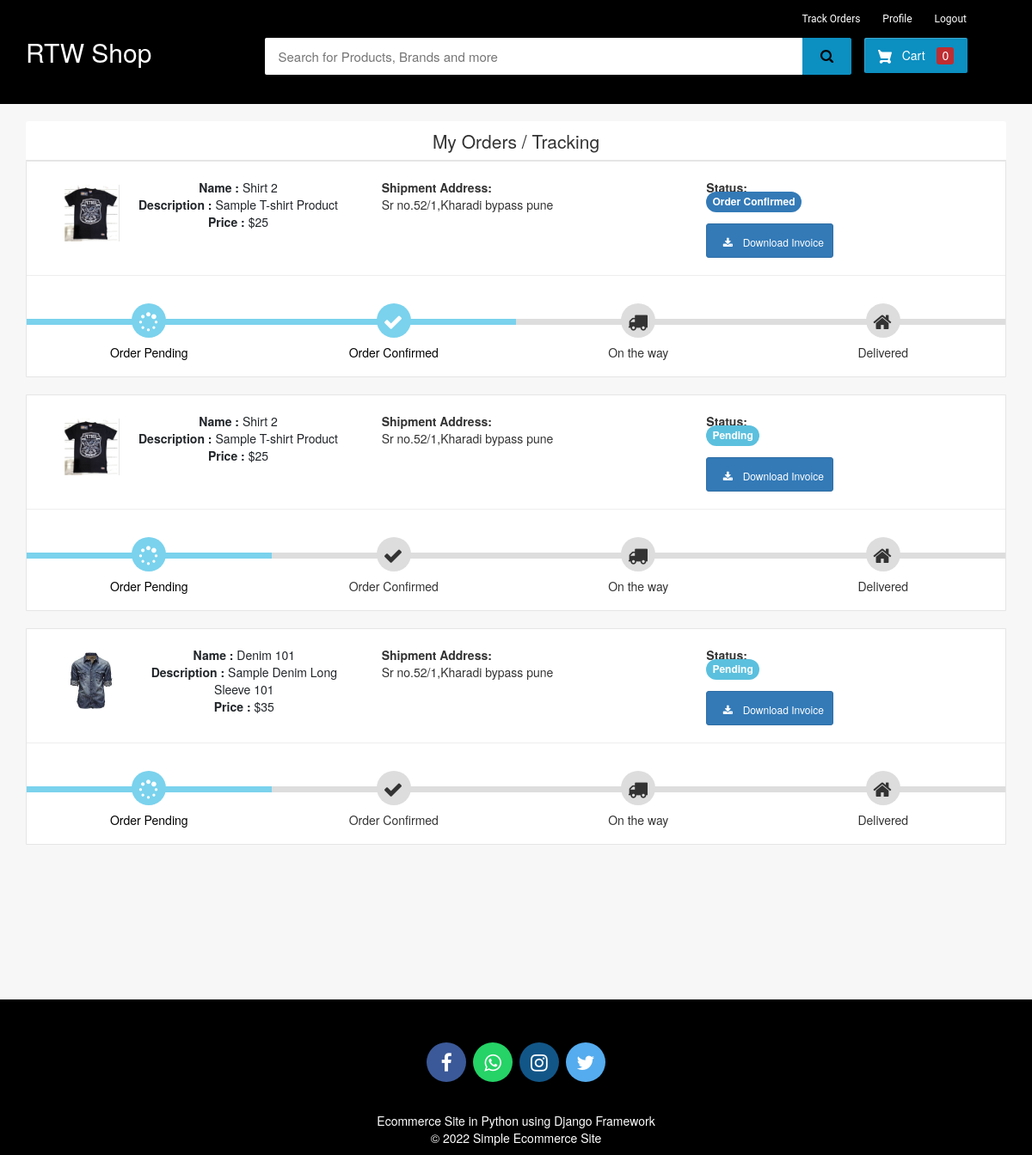
Screenshot of /my-order (signed in) with the database file from the repository.
### ecom/models.py (models this page shows, shortened)
class Product(models.Model):
    name=models.CharField(max_length=40)
    product_image= models.ImageField(upload_to='product_image/',null=True,blank=True)
    price = models.PositiveIntegerField()
    description=models.CharField(max_length=40)

class Orders(models.Model):
    STATUS =(
        ('Pending','Pending'),
        ('Order Confirmed','Order Confirmed'),
        ('Out for Delivery','Out for Delivery'),
        ('Delivered','Delivered'),
    )
    customer=models.ForeignKey('Customer', on_delete=models.CASCADE,null=True)
    product=models.ForeignKey('Product',on_delete=models.CASCADE,null=True)
    email = models.CharField(max_length=50,null=True)
    address = models.CharField(max_length=500,null=True)
    mobile = models.CharField(max_length=20,null=True)
    order_date= models.DateField(auto_now_add=True,null=True)
    status=models.CharField(max_length=50,null=True,choices=STATUS)

### ecom/views.py (the view)
# urls.py: path('my-order', views.my_order_view,name='my-order'),
@login_required(login_url='customerlogin')
@user_passes_test(is_customer)
def my_order_view(request):
    customer=models.Customer.objects.get(user_id=request.user.id)
    orders=models.Orders.objects.all().filter(customer_id = customer)
    ordered_products=[]
    for order in orders:
        ordered_product=models.Product.objects.all().filter(id=order.product.id)
        ordered_products.append(ordered_product)
    return render(request,'ecom/my_order.html',{'data':zip(ordered_products,orders)})

### ecom/views.py (called while the page is built)
def is_customer(user):
    return user.groups.filter(name='CUSTOMER').exists()

### templates/ecom/my_order.html (shortened to what this page needs)
{% extends 'ecom/customer_base.html' %} {% load static %} {% block content %}
<br>
<div class="container">
    <header class="card-header" style="text-align:center; font-size: 21px"> My Orders / Tracking </header>
    {% for products,order in data %}
    <article class="card">
        <div class="card-body">
            <ul class="row" style="margin-left:20px;margin-top:20px;">
                <li class="col-md-4">
                    <figure class="itemside mb-3">
                        {%for product in products%}
                        <div class="aside"><img src="{% static product.product_image.url %}" class="img-sm border"></div>
                        <figcaption class="info align-self-center">
                            <p class="title"><strong>Name : </strong>{{product.name}} <br> <strong>Description : </strong>{{product.description}} <br> <strong>Price : </strong>${{product.price}}</p>
                        </figcaption>
                    </figure>
                </li>
                <li class="col-md-4">
                    <div class="col"> <strong>Shipment Address:</strong> <br> {{order.address}}</div>
                </li>
                <li class="col-md-4">
                    <div class="col"> <strong>Status:</strong> <br> {% if order.status == 'Pending'%}
                        <td> <span class="label label-info" style="font-size: 12px; border-radius: 30px;">{{order.status}}</span></td>
                        {% elif order.status == 'Delivered' %}
                        <td> <span class="label label-success" style="font-size: 12px; border-radius: 30px;">{{order.status}}</span></td>
                        {% elif order.status == 'Out for Delivery' %}
                        <td> <span class="label label-default" style="font-size: 12px; border-radius: 30px;">{{order.status}}</span></td>
                        {%else%}
                        <td> <span class="label label-primary" style="font-size: 12px; border-radius: 30px;">{{order.status}}</span></td>
                        {%endif%}
                    </div> <br>
                    <a class="btn btn-primary btn-sm rounded-0" style="text-decoration:none;" href="{% url 'download-invoice' order.id product.id  %}" target="_blank"><i class="fa fa-download " style="font-size: 12px;height:auto"></i> Download Invoice</a>
                </li>
                {%endfor%}
            </ul>
            <hr>
            <div class="track">
                {%if order.status == 'Pending' %}
                <div class="step active"> <span class="icon"> <i style="padding-top:.2em; padding-right:.5em;" class="fa fa-spinner"></i> </span> <span class="text">Order Pending</span> </div>
                <div class="step "> <span class="icon"> <i style="padding-top:.2em; padding-right:.5em;" class="fa fa-check"></i> </span> <span class="text"> Order Confirmed</span> </div>
                <div class="step "> <span class="icon"> <i style="padding-top:.2em; padding-right:.5em;" class="fa fa-truck"></i> </span> <span class="text"> On the way </span> </div>
                <div class="step "> <span class="icon"> <i style="padding-top:.2em; padding-right:.5em;" class="fa fa-home"></i> </span> <span class="text">Delivered</span> </div>
                {%elif order.status == 'Order Confirmed' %}
                <div class="step active"> <span class="icon"> <i style="padding-top:.2em; padding-right:.5em;" class="fa fa-spinner"></i> </span> <span class="text">Order Pending</span> </div>
                <div class="step active"> <span class="icon"> <i style="padding-top:.2em; padding-right:.5em;" class="fa fa-check"></i> </span> <span class="text"> Order Confirmed</span> </div>
                <div class="step "> <span class="icon"> <i style="padding-top:.2em; padding-right:.5em;" class="fa fa-truck"></i> </span> <span class="text"> On the way </span> </div>
                <div class="step "> <span class="icon"> <i style="padding-top:.2em; padding-right:.5em;" class="fa fa-home"></i> </span> <span class="text">Delivered</span> </div>
                {%endif%}
            </div>
        </div>
    </article><br> {%endfor%}
</div>
<br><br><br><br><br> {% endblock content %}

### templates/ecom/customer_base.html (style rules this page uses)
body { background-color: #f7f7f7; }
.fa { font-size: 23px; width: 2em; height: 2em; text-align: center; text-decoration: none; margin: 5px 2px; border-radius: 50%; padding-top: 0.5em; }
p { text-align: center; }

### templates/ecom/my_order.html (style rules this page uses)
body { background-color: #f7f7f7; }
.container { margin-top: 0px; margin-bottom: 0px }
.card { position: relative; display: -webkit-box; display: -ms-flexbox; display: flex; -webkit-box-orient: vertical; -webkit-box-direction: normal; -ms-flex-direction: column; flex-direction: column; min-width: 0; word-wrap: break-word; background-color: #fff; background-clip: border-box; border: 1px solid rgba(0, 0, 0, 0.1); border-radius: 0.10rem }
.card-header:first-child { border-radius: calc(0.37rem - 1px) calc(0.37rem - 1px) 0 0 }
.card-header { padding: 0.75rem 1.25rem; margin-bottom: 0; background-color: #fff; border-bottom: 1px solid rgba(0, 0, 0, 0.1) }
.track { position: relative; background-color: #ddd; height: 7px; display: -webkit-box; display: -ms-flexbox; display: flex; margin-bottom: 60px; margin-top: 50px }
.track .step { -webkit-box-flex: 1; -ms-flex-positive: 1; flex-grow: 1; width: 25%; margin-top: -18px; text-align: center; position: relative }
.track .step.active:before { background: #7ad2ed }
.track .step::before { height: 7px; position: absolute; content: ""; width: 100%; left: 0; top: 18px }
.track .step.active .icon { background: #7ad2ed; color: #fff }
.track .icon { display: inline-block; width: 40px; height: 40px; line-height: 40px; position: relative; border-radius: 100%; background: #ddd }
.track .step.active .text { font-weight: 400; color: #000 }
.track .text { display: block; margin-top: 7px }
.itemside { position: relative; display: -webkit-box; display: -ms-flexbox; display: flex; width: 100% }
.itemside .aside { position: relative; -ms-flex-negative: 0; flex-shrink: 0 }
.img-sm { width: 80px; height: 80px; padding: 7px }
ul.row, ul.row-sm { list-style: none; padding: 0 }
.itemside .info { padding-left: 15px; padding-right: 7px }
.itemside .title { display: block; margin-bottom: 5px; color: #212529 }
p { margin-top: 0; margin-bottom: 1rem }

### rows the page displays
Orders: address "Sr no.52/1,Kharadi bypass pune", status "Order Confirmed", shows "Order Pending"
Product: product_image (picture), name "Shirt 2", description "Sample T-shirt Product", price "25"
Orders: address "Sr no.52/1,Kharadi bypass pune", status "Pending", shows "Order Pending"
Orders: address "Sr no.52/1,Kharadi bypass pune", status "Pending", shows "Order Pending"
Product: product_image (picture), name "Denim 101", description "Sample Denim Long Sleeve 101", price "35"
